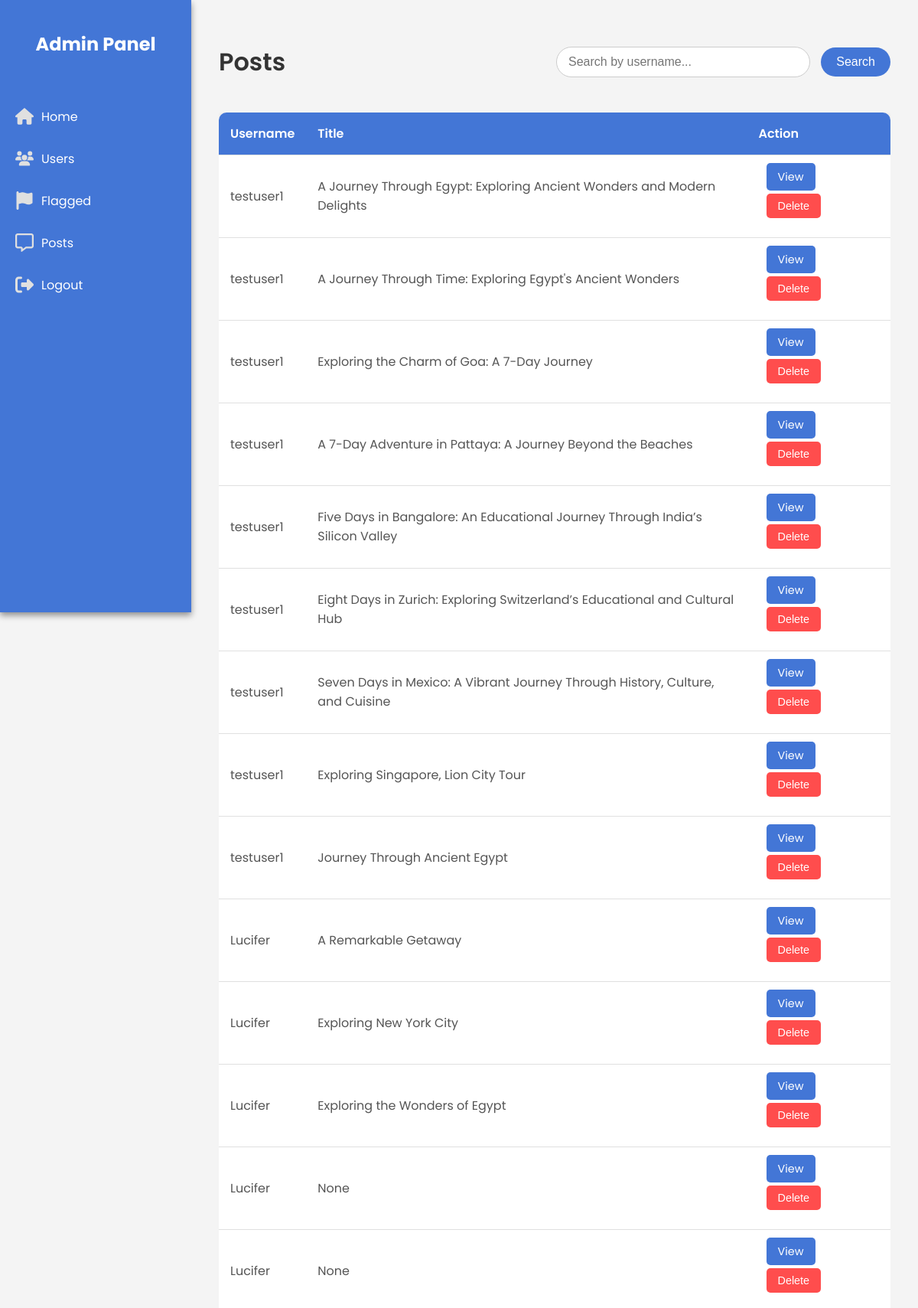
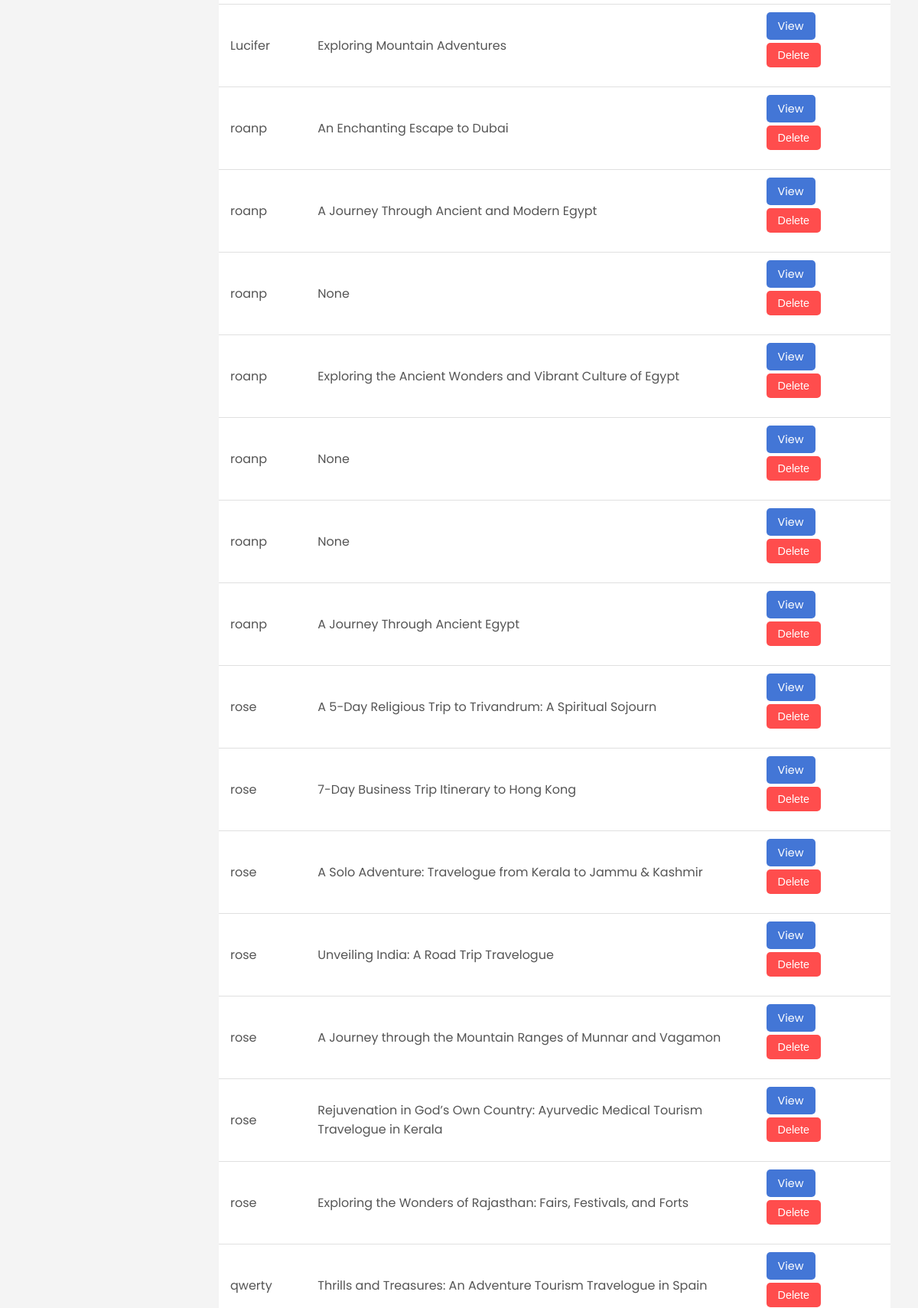
The app's page /posts_admin (upper part) with its own data (2 pictures, top to bottom).
### app/models.py (models this page shows, shortened)
class SearchableMixin(object):
    @classmethod
    def before_commit(cls, session):
        session._changes = {
            'add': list(session.new),
            'update': list(session.dirty),
            'delete': list(session.deleted)
        }

class User(db.Model, UserMixin, SearchableMixin):
    __tablename__ = 'user'
    __searchable__ = ['username', 'email']
    id = db.Column(db.Integer, primary_key=True)
    username = db.Column(db.String(80), unique=True, nullable=False)
    password = db.Column(db.String(80), nullable=False)
    email = db.Column(db.String(120), unique=True, nullable=False)
    phone_number = db.Column(db.Integer, unique=True, nullable=False)
    profile_pic = db.Column(db.String(120), nullable=False, default='profile.jpg')

class Post(db.Model, SearchableMixin):
    __tablename__ = 'post'
    __searchable__ = ['title', 'location', 'category', 'content']
    id = db.Column(db.Integer, primary_key=True)
    title = db.Column(db.String(255), nullable=True)
    location = db.Column(db.String(255), nullable=True)
    category = db.Column(db.String(255), nullable=True)
    duration = db.Column(db.String(255), nullable=True)
    tips = db.Column(db.String(255), nullable=True)
    user_id = db.Column(db.Integer, db.ForeignKey('user.id'), nullable=True)
    status=db.Column(db.String, nullable=False, default='draft')
    content = db.Column(db.String, nullable=False)
    flagged = db.Column(db.Boolean, nullable=False,default=False)
    sexuality = db.Column(db.String(255), nullable=False,default=False)
    violence = db.Column(db.String(255), nullable=False,default=False)
    harassment = db.Column(db.String(255), nullable=False,default=False)
    illicit = db.Column(db.String(255), nullable=False,default=False)
    self_harm = db.Column(db.String(255), nullable=False,default=False)
    hate = db.Column(db.String(255), nullable=False,default=False)

### app/admin_routes.py (the view)
@app.route('/posts_admin')
def posts_admin():
    posts = (
        db.session.query(User, Post)
        .join(Post, User.id == Post.user_id)
        .filter(Post.status != 'flagged')  # Exclude trashed posts
        .all()
    )
    return render_template('adminPages/posts.html', posts=posts)

### app/templates/adminPages/posts.html
{% extends 'adminPages/adminhome.html' %}
{% block head %}
    <link rel="stylesheet" href="{{ url_for('static', filename='css/admin.css') }}">
    <link rel="stylesheet" href="{{ url_for('static', filename='css/posts_admin.css') }}">
{% endblock %}
{% block body %}
    <div class="users-page">
     <div class="page-header">
    <h1 class="page-title">Posts</h1>
    <div class="search-container">
        <form action="/posts_search" method="get">
            <label>
                <input class="form-control" type="text" placeholder="Search by username..." name="username">
                <input type="submit" value="Search">
            </label>
        </form>
    </div>
</div>
        <div class="users-table-container">
            <table class="users-table">
                <thead>
                    <tr>
                        <th>Username</th>
                        <th>Title</th>
                        <th>Action</th>
                    </tr>
                </thead>
                <tbody>
                {% if posts %}
                    {% for user,post in posts %}
                    <tr>
                        <td>{{ user.username }}</td>
                        <td>{{ post.title }}</td>
                        <td>
                            <a href="{{ url_for('view_post', post_id=post.id) }}" class="action-btn">View</a>
                            <form action="{{ url_for('delete_admin', post_id=post.id) }}" method="post" style="display:inline;">
                                <button type="submit" class="action-btn delete-btn">Delete</button>
                            </form>
                        </td>
                    </tr>
                    {% endfor %}
                {% else %}
                     <tr>
                        <td>No results found</td>
                    </tr>
                {% endif %}
                </tbody>
            </table>
        </div>
    </div>
{% endblock %}

### app/static/css/admin.css (style rules this page uses)
body { font-family: 'Poppins', sans-serif; margin: 0; padding: 0; background-color: #f4f4f4; }

### app/static/css/posts_admin.css (style rules this page uses)
.users-page { padding: 20px; }
.page-header { display: flex; justify-content: space-between; align-items: center; margin-bottom: 20px; }
.page-title { font-size: 2rem; color: #333; font-weight: 600; }
.users-table-container { overflow-x: auto; }
.users-table { width: 100%; border-collapse: collapse; background-color: #ffffff; box-shadow: 0 2px 8px rgba(0, 0, 0, 0.1); border-radius: 10px; overflow: hidden; }
.users-table th, .users-table td { padding: 15px; text-align: left; border-bottom: 1px solid #e0e0e0; }
.users-table th { background-color: #4376d6; color: #ffffff; font-weight: 600; }
.users-table td { color: #555; }
.action-btn { padding: 8px 15px; border: none; border-radius: 5px; cursor: pointer; font-size: 0.9rem; color: #ffffff; background-color: #4376d6; transition: background-color 0.3s; margin: 10px; }
.delete-btn { background-color: #ff4d4d; }
.search-container { display: flex; align-items: center; }
.search-container input[type="text"] { width: 300px; padding: 10px 15px; font-size: 1rem; border: 1px solid #ccc; border-radius: 20px; outline: none; transition: border-color 0.3s; }
.search-container input[type="submit"] { padding: 10px 20px; font-size: 1rem; color: #ffffff; background-color: #4376d6; border: none; border-radius: 20px; margin-left: 10px; cursor: pointer; transition: background-color 0.3s; }
.action-btn { text-decoration: none; }

### records on screen
User: username "testuser1", title "A Journey Through Egypt: Exploring Ancient Wonders and Modern Delights", title "A Journey Through Time: Exploring Egypt's Ancient Wonders", title "Exploring the Charm of Goa: A 7-Day Journey", title "A 7-Day Adventure in Pattaya: A Journey Beyond the Beaches", title "Five Days in Bangalore: An Educational Journey Through India’s Silicon Valley", title "Eight Days in Zurich: Exploring Switzerland’s Educational and Cultural Hub", title "Seven Days in Mexico: A Vibrant Journey Through History, Culture, and Cuisine", title "Exploring Singapore, Lion City Tour", title "Journey Through Ancient Egypt"
User: username "Lucifer", title "A Remarkable Getaway", title "Exploring New York City", title "Exploring the Wonders of Egypt", title "None", title "Exploring Mountain Adventures"
User: username "roanp", title "An Enchanting Escape to Dubai", title "A Journey Through Ancient and Modern Egypt", title "None", title "Exploring the Ancient Wonders and Vibrant Culture of Egypt", title "A Journey Through Ancient Egypt"
User: username "rose", title "A 5-Day Religious Trip to Trivandrum: A Spiritual Sojourn", title "7-Day Business Trip Itinerary to Hong Kong", title "A Solo Adventure: Travelogue from Kerala to Jammu & Kashmir", title "Unveiling India: A Road Trip Travelogue", title "A Journey through the Mountain Ranges of Munnar and Vagamon", title "Rejuvenation in God’s Own Country: Ayurvedic Medical Tourism Travelogue in Kerala", title "Exploring the Wonders of Rajasthan: Fairs, Festivals, and Forts"
User: username "qwerty", title "Thrills and Treasures: An Adventure Tourism Travelogue in Spain"
